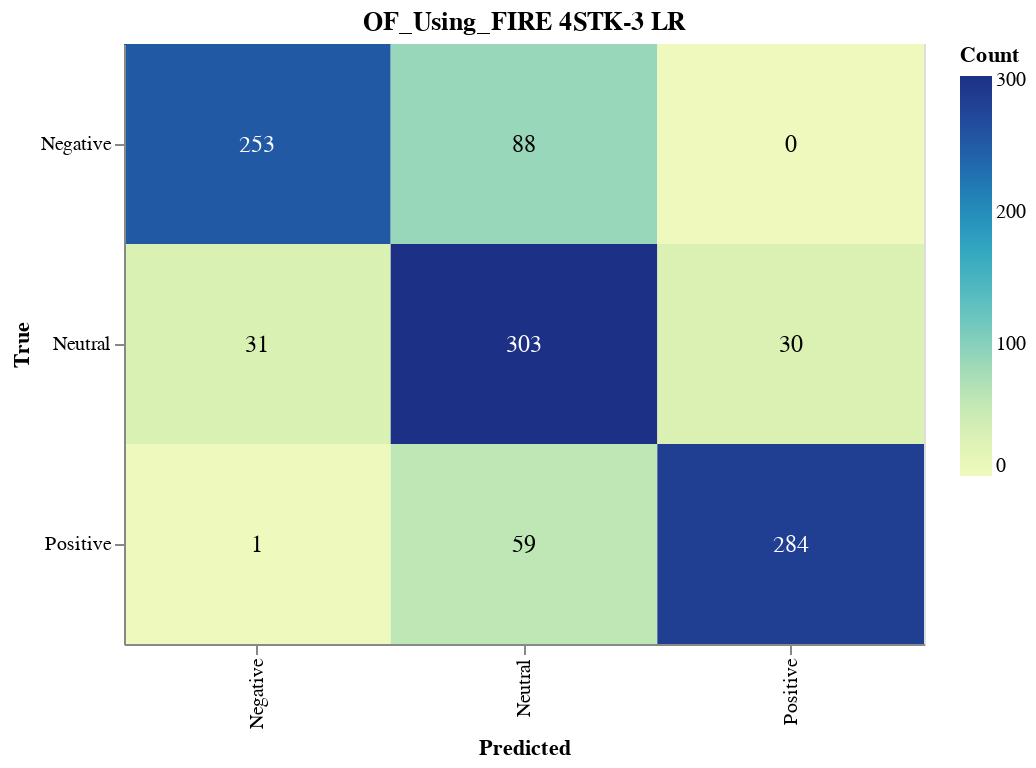

The notebook cell saved with this chart:
### Markdown cell above
#### Save CM

### Code cell
import altair as alt
import altair_saver
import pandas as pd
from sklearn.metrics import confusion_matrix

# Calculate the confusion matrix
cm = confusion_matrix(y_val, lr_validation_predictions)

# Define class names
class_names = ['Negative', 'Neutral', 'Positive']

# Convert confusion matrix to DataFrame
cm_df = pd.DataFrame(cm, index=class_names, columns=class_names).reset_index().melt(id_vars='index')
cm_df.columns = ['True', 'Predicted', 'Count']

# Ensure the order of categories
cm_df['True'] = pd.Categorical(cm_df['True'], categories=class_names, ordered=True)
cm_df['Predicted'] = pd.Categorical(cm_df['Predicted'], categories=class_names, ordered=True)

# Create the Altair plot
heatmap = alt.Chart(cm_df).mark_rect().encode(
    x=alt.X('Predicted:O', sort=class_names),
    y=alt.Y('True:O', sort=class_names),
    color='Count:Q',
    tooltip=['True', 'Predicted', 'Count']
).properties(
    width=400,
    height=300,
    title='OF_Using_FIRE 4STK-3 LR'
)

# Add text labels
text = heatmap.mark_text(
    align='center',
    baseline='middle',
    fontSize=12
).encode(
    text='Count:Q',
    color=alt.condition(
        alt.datum.Count > cm.max() / 2,
        alt.value('white'),
        alt.value('black')
    )
)

# Combine heatmap and text
final_chart = heatmap + text

# Display the plot
final_chart.show()

### Figure 1 — Vega-Lite specification as saved in the notebook (floating-point values rounded to 4 significant figures)
{"config": {"view": {"continuousWidth": 300, "continuousHeight": 300}}, "layer": [{"mark": {"type": "rect"}, "encoding": {"color": {"field": "Count", "type": "quantitative"}, "tooltip": [{"field": "True", "type": "ordinal"}, {"field": "Predicted", "type": "ordinal"}, {"field": "Count", "type": "quantitative"}], "x": {"field": "Predicted", "sort": ["Negative", "Neutral", "Positive"], "type": "ordinal"}, "y": {"field": "True", "sort": ["Negative", "Neutral", "Positive"], "type": "ordinal"}}, "title": "OF_Using_FIRE 4STK-3 LR"}, {"mark": {"type": "text", "align": "center", "baseline": "middle", "fontSize": 12}, "encoding": {"color": {"condition": {"test": "(datum.Count > 151.5)", "value": "white"}, "value": "black"}, "text": {"field": "Count", "type": "quantitative"}, "tooltip": [{"field": "True", "type": "ordinal"}, {"field": "Predicted", "type": "ordinal"}, {"field": "Count", "type": "quantitative"}], "x": {"field": "Predicted", "sort": ["Negative", "Neutral", "Positive"], "type": "ordinal"}, "y": {"field": "True", "sort": ["Negative", "Neutral", "Positive"], "type": "ordinal"}}, "title": "OF_Using_FIRE 4STK-3 LR"}], "data": {"name": "data-857328a1a37db8894696f8b984f5f84c"}, "height": 300, "width": 400, "$schema": "https://vega.github.io/schema/vega-lite/v5.17.0.json", "datasets": {"data-857328a1a37db8894696f8b984f5f84c": [{"True": "Negative", "Predicted": "Negative", "Count": 253}, {"True": "Neutral", "Predicted": "Negative", "Count": 31}, {"True": "Positive", "Predicted": "Negative", "Count": 1}, {"True": "Negative", "Predicted": "Neutral", "Count": 88}, {"True": "Neutral", "Predicted": "Neutral", "Count": 303}, {"True": "Positive", "Predicted": "Neutral", "Count": 59}, {"True": "Negative", "Predicted": "Positive", "Count": 0}, {"True": "Neutral", "Predicted": "Positive", "Count": 30}, {"True": "Positive", "Predicted": "Positive", "Count": 284}]}}
